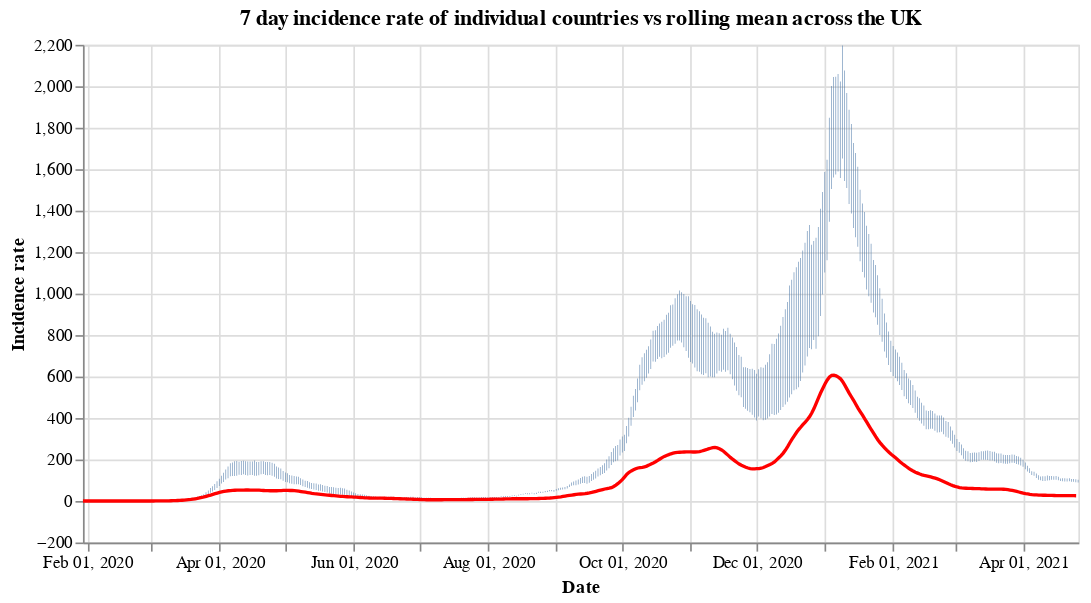

Notebook source saved alongside this figure:
### Code cell
#collapse
countries = uk_cases['areaName'].unique()
countries.sort()

selection = alt.selection_single(
    name='Select',
    fields=['areaName'],
    init={'areaName': 'Wales'},
    bind={'areaName': alt.binding_select(options=countries)}
)

# scatter plot, modify opacity based on selection
bars = alt.Chart(uk_cases).mark_bar().add_selection(
    selection
).encode(
    x=alt.X("yearmonthdate(date):T", axis=alt.Axis(title='Date')),
    y=alt.Y("weeklyCasesRate:Q", axis=alt.Axis(title='Incidence rate')),
    tooltip='weeklyCasesRate:Q',
    opacity=alt.condition(selection, alt.value(1), alt.value(0))
).properties(title=f'7 day incidence rate of individual countries vs rolling mean across the UK', width=600)

line = alt.Chart(overview_cases).mark_line(
    color='red',
    size=2,
).transform_window(
    rolling_mean='mean(weeklyCasesRate)',
    frame=[0, 7]
).encode(
    x='yearmonthdate(date):T',
    y='rolling_mean:Q'
)

alt.layer(bars, line)

### Figure 1 — Vega-Lite specification as saved in the notebook (floating-point values rounded to 4 significant figures; data arrays with more than 128 entries replaced by an {"elided": "..."} marker saying what was removed)
{"config": {"view": {"continuousWidth": 400, "continuousHeight": 300}}, "layer": [{"data": {"name": "data-7ab83d199d88999a4d63b97437aa0515"}, "mark": "bar", "encoding": {"opacity": {"condition": {"value": 1, "selection": "Select"}, "value": 0}, "tooltip": {"type": "quantitative", "field": "weeklyCasesRate"}, "x": {"type": "temporal", "axis": {"title": "Date"}, "field": "date", "timeUnit": "yearmonthdate"}, "y": {"type": "quantitative", "axis": {"title": "Incidence rate"}, "field": "weeklyCasesRate"}}, "selection": {"Select": {"type": "single", "fields": ["areaName"], "init": {"areaName": "Wales"}, "bind": {"areaName": {"input": "select", "options": ["England", "Northern Ireland", "Scotland", "Wales"]}}}}, "title": "7 day incidence rate of individual countries vs rolling mean across the UK", "width": 600}, {"data": {"name": "data-4cf35b348cc6c70774f04f0e928316d0"}, "mark": {"type": "line", "color": "red", "size": 2}, "encoding": {"x": {"type": "temporal", "field": "date", "timeUnit": "yearmonthdate"}, "y": {"type": "quantitative", "field": "rolling_mean"}}, "transform": [{"window": [{"op": "mean", "field": "weeklyCasesRate", "as": "rolling_mean"}], "frame": [0, 7]}]}], "$schema": "https://vega.github.io/schema/vega-lite/v4.8.1.json", "datasets": {"data-7ab83d199d88999a4d63b97437aa0515": {"elided": "1716 records"}, "data-4cf35b348cc6c70774f04f0e928316d0": {"elided": "452 records"}}}
